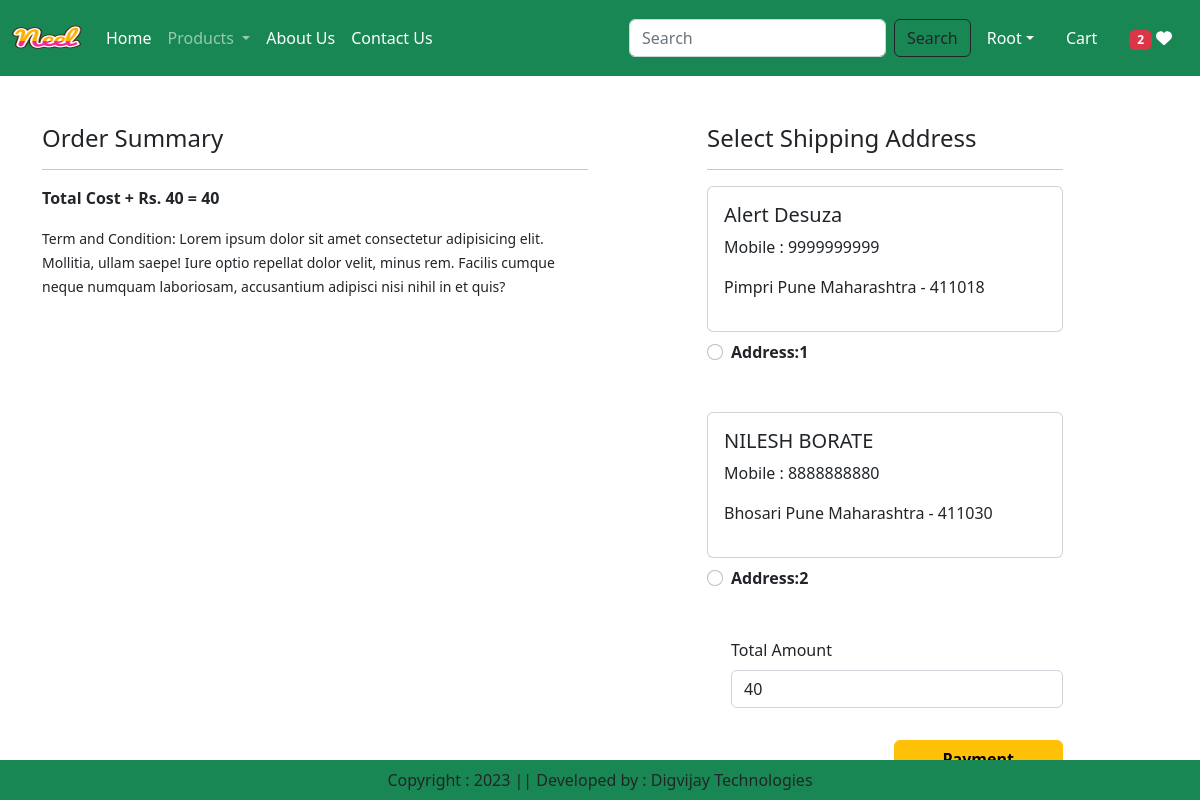
Before: /checkout/ (signed in) with the older database file.
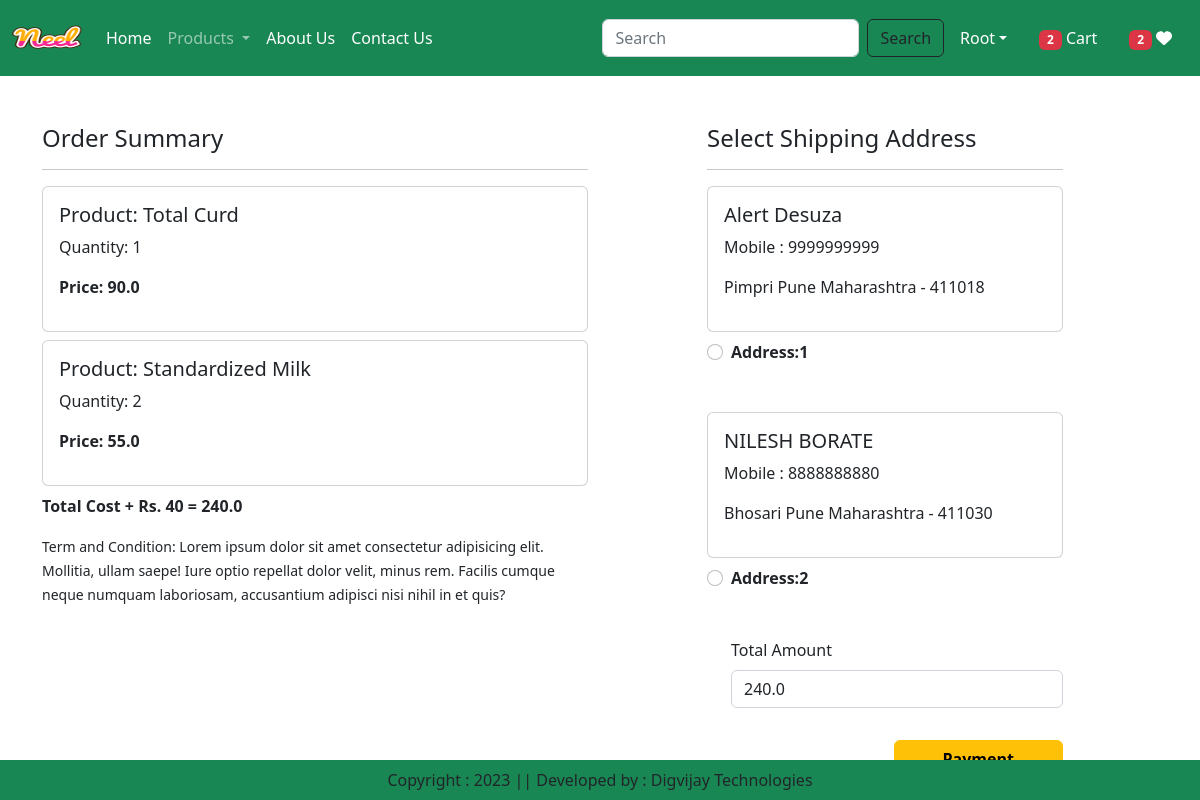
After: the same page with the newer database file.
### app/models.py (models this page shows, shortened)
class Customer(models.Model):
    user = models.ForeignKey(User,on_delete=models.CASCADE)
    name = models.CharField(max_length=200)
    locality = models.CharField(max_length=200)
    city = models.CharField(max_length=50)
    mobile = models.IntegerField(default=0)
    zipcode = models.IntegerField()
    state = models.CharField(choices=STATE_CHOICES,max_length=100)

class Cart(models.Model):
    user = models.ForeignKey(User,on_delete=models.CASCADE)
    product = models.ForeignKey(Product,on_delete=models.CASCADE)
    quantity = models.PositiveIntegerField(default=1)

class Product(models.Model):
    title = models.CharField(max_length=100)
    selling_price = models.FloatField()
    discounted_price = models.FloatField()
    description = models.TextField()
    composition = models.TextField(default='')
    prodapp = models.TextField(default='')
    category = models.CharField(choices=CATEGORY_CHOICES, max_length=2)
    product_image = models.ImageField(upload_to='product')

### app/views.py (the view, shortened to what this page needs)
# urls.py: path('checkout/', views.checkout.as_view(), name='checkout'),
@method_decorator(login_required,name='dispatch')
class checkout(View):
    def get(self,request):
        totalitem = 0
        wishitem=0
        if request.user.is_authenticated:
            totalitem = len(Cart.objects.filter(user=request.user))
            wishitem = len(Wishlist.objects.filter(user=request.user))
        user=request.user
        add=Customer.objects.filter(user=user)
        cart_items=Cart.objects.filter(user=user)
        famount = 0
        for p in cart_items:
            value = p.quantity * p.product.discounted_price
            famount = famount + value
        totalamount = famount + 40
        razoramount = int(totalamount * 100)
        client = razorpay.Client(auth=(settings.RAZOR_KEY_ID, settings.RAZOR_KEY_SECRET))
        data = { "amount": razoramount, "currency": "INR", "receipt": "order_rcptid_12"}
        payment_response = client.order.create(data=data)
        print(payment_response)
        order_id = payment_response['id']
        order_status = payment_response['status']
        return render(request, 'app/checkout.html',locals())

### app/templates/app/checkout.html (shortened to what this page needs)
{% extends 'app/base.html' %}
{% load static %}
{% block main-content %}
<div class="container">
 <div class="row mt-5">
  <div class="col-sm-6">
    <h4>Order Summary</h4>
    <hr>
    {% for item in cart_items %}
      <div class="card mb-2">
        <div class="card-body">
          <h5>Product: {{item.product.title}}</h5>
          <p>Quantity: {{item.quantity}}</p>
          <p class="fw-bold">Price: {{item.product.discounted_price}}</p>
        </div>
      </div>
    {% endfor %}
    <p class="fw-bold">Total Cost + Rs. 40 = {{totalamount}}</p>
    <small>Term and Condition: Lorem ipsum dolor sit amet consectetur adipisicing elit. Mollitia, ullam saepe! Iure optio repellat dolor velit, minus rem. Facilis cumque neque numquam laboriosam, accusantium adipisci nisi nihil in et quis?</small>
  </div>
  <div class="col-sm-4 offset-sm-1">
    <h4>Select Shipping Address</h4>
    <hr>
    <form  method="post" id="myform">
      {% for ad in add %}
      <div class="card">
        <div class="card-body">
        <h5>{{ad.name}}</h5>
        <p>Mobile : {{ad.mobile}}</p>
        <p>{{ad.locality}} {{ad.city}} {{ad.state}} - {{ad.zipcode}}</p>
        </div>
      </div>
        <div class="form-check mt-2 mb-5">
          <input class="form-check-input" type="radio" name="custid" id="custadd{{forloop.counter}}" value="{{ad.id}}">
          <label class="form-check-label fw-bold" for="custadd{{forloop.counter}}">
            Address:{{forloop.counter}} </label>
        </div>
      {% endfor %}
        <div class="form-check mb-3">
          <label for="totamount" class="form-label">Total Amount</label>
          <input type="number" class="form-control" name="totamount" value={{totalamount}} readonly>
        </div>
        <div class="text-end">
          <button id="rzp-button1" type="submit" class="btn btn-warning mt-3 px-5 fw-bold">Payment</button>
        </div>
      </form>
    </div>
  </div>
</div>
{% endblock main-content %}

### app/templates/app/base.html (shortened to what this page needs)
<!DOCTYPE html>
{% load static %}
<html lang="en">
<head>
    <link href="https://cdn.jsdelivr.net/npm/bootstrap@5.2.2/dist/css/bootstrap.min.css" rel="stylesheet">
    <link rel="stylesheet" href="{% static 'app/css/owl.carousel.min.css' %}" />
    <link rel="stylesheet" href="{% static 'app/css/all.min.css' %}" />
    <link rel="stylesheet" href="{% static 'app/css/style.css' %}" />
</head>
<body>
    <nav class="navbar navbar-expand-lg navbar-dark bg-success">
        <div class="container-fluid">
          <a class="navbar-brand" href="#">
            <img src="{% static "app/images/neel.png" %}" width="70" height="50" />
          </a>
          <div class="collapse navbar-collapse" id="navbarSupportedContent">
            <ul class="navbar-nav me-auto mb-2 mb-lg-0">
              {% if request.user.is_authenticated %}
              <li class="nav-item">
                <a class="nav-link active" aria-current="page" href="/">Home</a>
              </li>
              <li class="nav-item dropdown">
                <a class="nav-link dropdown-toggle" href="#" role="button" data-bs-toggle="dropdown" aria-expanded="false">
                  Products
                </a>
              </li>
              <li class="nav-item">
                <a class="nav-link text-white" href="{% url 'about' %}">About Us</a>
              </li>
              <li class="nav-item">
                <a class="nav-link text-white" href="{% url 'contact' %}">Contact Us</a>
              </li>
            </ul>
            <form class="d-flex" role="search" action="/search">
              <input class="form-control me-2" type="search" placeholder="Search" name="search"  aria-label="Search">
              <button class="btn btn-outline-dark" type="submit">Search</button>
            </form>
          </div>
          <ul class="navbar-nav me-auto mb-2 mb-lg-0">
            <li class="nav-item dropdown mx-2">
                <a class="nav-link dropdown-toggle text-white" href="#" id="profileDropdown" role="button" data-bs-toggle="dropdown" aria-expanded="false">{{request.user.username|capfirst}}</a>
            </li>
            <li class="nav-item mx-2">
                <a href="{% url 'showcart' %}" class="nav-link text-white"><span class="badge bg-danger">{% if totalitem > 0 %} {{totalitem}} {% endif %}</span> Cart</a>
            </li>
            <li class="nav-item mx-2">
                <a href="{% url 'showwishlist' %}" class="nav-link text-white"><span class="badge bg-danger">{% if wishitem > 0 %} {{wishitem}} {% endif %}</span>  <i class="fa fa-heart"></i></a>
            </li>
            {% endif %}
          </ul>
        </div>
      </nav>
      {% block main-content %}{% endblock main-content %}
      <footer class="container-fluid fixed-bottom bg-success text-center p-2 mt-5">
        Copyright : 2023 || Developed by : Digvijay Technologies
      </footer>
</body>
</html>

Changed rows visible on the page:
added Cart: product "Total Curd", quantity "1", product.discounted_price "90.0"
added Cart: product "Standardized Milk", quantity "2", product.discounted_price "55.0"
Other visible differences:
{{ totalitem }}: (not shown) → "2"
{{ totalamount }}: "40" → "240.0"
form field totamount: "40" → "240.0"
